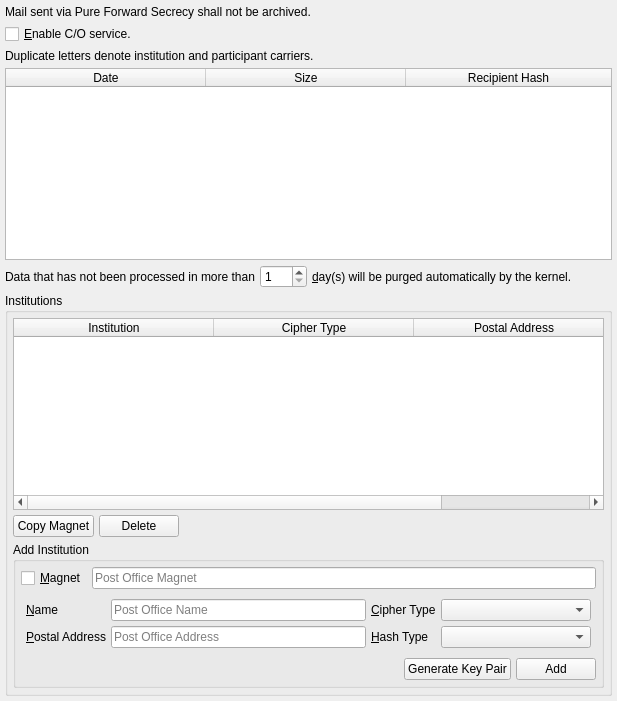
              <widget class="QWidget" name="tab_co">
               <attribute name="title">
                <string>&amp;C/O</string>
               </attribute>
               <layout class="QVBoxLayout" name="verticalLayout_30">
                <property name="spacing">
                 <number>5</number>
                </property>
                <property name="leftMargin">
                 <number>5</number>
                </property>
                <property name="topMargin">
                 <number>5</number>
                </property>
                <property name="rightMargin">
                 <number>5</number>
                </property>
                <property name="bottomMargin">
                 <number>5</number>
                </property>
                <item>
                 <widget class="QLabel" name="label_26">
                  <property name="text">
                   <string>Mail sent via Pure Forward Secrecy shall not be archived.</string>
                  </property>
                 </widget>
                </item>
                <item>
                 <layout class="QHBoxLayout" name="horizontalLayout_19">
                  <property name="spacing">
                   <number>5</number>
                  </property>
                  <item>
                   <widget class="QCheckBox" name="postofficeCheckBox">
                    <property name="sizePolicy">
                     <sizepolicy hsizetype="Minimum" vsizetype="Preferred">
                      <horstretch>0</horstretch>
                      <verstretch>0</verstretch>
                     </sizepolicy>
                    </property>
                    <property name="text">
                     <string>&amp;Enable C/O service.</string>
                    </property>
                   </widget>
                  </item>
                  <item>
                   <spacer name="horizontalSpacer_18">
                    <property name="orientation">
                     <enum>Qt::Horizontal</enum>
                    </property>
                    <property name="sizeHint" stdset="0">
                     <size>
                      <width>40</width>
                      <height>20</height>
                     </size>
                    </property>
                   </spacer>
                  </item>
                 </layout>
                </item>
                <item>
                 <widget class="QLabel" name="label_119">
                  <property name="text">
                   <string>Duplicate letters denote institution and participant carriers.</string>
                  </property>
                 </widget>
                </item>
                <item>
                 <widget class="QTableWidget" name="postoffice">
                  <property name="alternatingRowColors">
                   <bool>true</bool>
                  </property>
                  <property name="selectionMode">
                   <enum>QAbstractItemView::SingleSelection</enum>
                  </property>
                  <property name="selectionBehavior">
                   <enum>QAbstractItemView::SelectRows</enum>
                  </property>
                  <property name="verticalScrollMode">
                   <enum>QAbstractItemView::ScrollPerPixel</enum>
                  </property>
                  <property name="horizontalScrollMode">
                   <enum>QAbstractItemView::ScrollPerPixel</enum>
                  </property>
                  <property name="sortingEnabled">
                   <bool>true</bool>
                  </property>
                  <attribute name="horizontalHeaderDefaultSectionSize">
                   <number>200</number>
                  </attribute>
                  <attribute name="horizontalHeaderStretchLastSection">
                   <bool>true</bool>
                  </attribute>
                  <attribute name="verticalHeaderVisible">
                   <bool>false</bool>
                  </attribute>
                  <column>
                   <property name="text">
                    <string>Date</string>
                   </property>
                  </column>
                  <column>
                   <property name="text">
                    <string>Size</string>
                   </property>
                  </column>
                  <column>
                   <property name="text">
                    <string>Recipient Hash</string>
                   </property>
                  </column>
                 </widget>
                </item>
                <item>
                 <layout class="QHBoxLayout" name="horizontalLayout_37">
                  <property name="spacing">
                   <number>5</number>
                  </property>
                  <item>
                   <widget class="QLabel" name="label_27">
                    <property name="text">
                     <string>Data that has not been processed in more than</string>
                    </property>
                   </widget>
                  </item>
                  <item>
                   <widget class="QSpinBox" name="days">
                    <property name="minimum">
                     <number>1</number>
                    </property>
                    <property name="maximum">
                     <number>366</number>
                    </property>
                   </widget>
                  </item>
                  <item>
                   <widget class="QLabel" name="label_28">
                    <property name="text">
                     <string>&amp;day(s) will be purged automatically by the kernel.</string>
                    </property>
                    <property name="buddy">
                     <cstring>days</cstring>
                    </property>
                   </widget>
                  </item>
                  <item>
                   <spacer name="horizontalSpacer_31">
                    <property name="orientation">
                     <enum>Qt::Horizontal</enum>
                    </property>
                    <property name="sizeHint" stdset="0">
                     <size>
                      <width>40</width>
                      <height>20</height>
                     </size>
                    </property>
                   </spacer>
                  </item>
                 </layout>
                </item>
                <item>
                 <widget class="QGroupBox" name="groupBox_6">
                  <property name="title">
                   <string>Institutions</string>
                  </property>
                  <layout class="QVBoxLayout" name="verticalLayout_50">
                   <property name="spacing">
                    <number>5</number>
                   </property>
                   <property name="leftMargin">
                    <number>5</number>
                   </property>
                   <property name="topMargin">
                    <number>5</number>
                   </property>
                   <property name="rightMargin">
                    <number>5</number>
                   </property>
                   <property name="bottomMargin">
                    <number>5</number>
                   </property>
                   <item>
                    <layout class="QVBoxLayout" name="verticalLayout_51">
                     <property name="spacing">
                      <number>5</number>
                     </property>
                     <item>
                      <widget class="QTableWidget" name="institutions">
                       <property name="alternatingRowColors">
                        <bool>true</bool>
                       </property>
                       <property name="selectionMode">
                        <enum>QAbstractItemView::SingleSelection</enum>
                       </property>
                       <property name="selectionBehavior">
                        <enum>QAbstractItemView::SelectRows</enum>
                       </property>
                       <property name="verticalScrollMode">
                        <enum>QAbstractItemView::ScrollPerPixel</enum>
                       </property>
                       <property name="horizontalScrollMode">
                        <enum>QAbstractItemView::ScrollPerPixel</enum>
                       </property>
                       <property name="sortingEnabled">
                        <bool>true</bool>
                       </property>
                       <attribute name="horizontalHeaderDefaultSectionSize">
                        <number>200</number>
                       </attribute>
                       <attribute name="horizontalHeaderStretchLastSection">
                        <bool>true</bool>
                       </attribute>
                       <attribute name="verticalHeaderVisible">
                        <bool>false</bool>
                       </attribute>
                       <column>
                        <property name="text">
                         <string>Institution</string>
                        </property>
                       </column>
                       <column>
                        <property name="text">
                         <string>Cipher Type</string>
                        </property>
                       </column>
                       <column>
                        <property name="text">
                         <string>Postal Address</string>
                        </property>
                       </column>
                       <column>
                        <property name="text">
                         <string>Hash Type</string>
                        </property>
                       </column>
                      </widget>
                     </item>
                     <item>
                      <layout class="QHBoxLayout" name="horizontalLayout_76">
                       <property name="spacing">
                        <number>5</number>
                       </property>
                       <item>
                        <widget class="QPushButton" name="copyInstitution">
                         <property name="text">
                          <string>Copy Magnet</string>
                         </property>
                        </widget>
                       </item>
                       <item>
                        <widget class="QPushButton" name="deleteInstitution">
                         <property name="text">
                          <string>Delete</string>
                         </property>
                        </widget>
                       </item>
                       <item>
                        <spacer name="horizontalSpacer_62">
                         <property name="orientation">
                          <enum>Qt::Horizontal</enum>
                         </property>
                         <property name="sizeHint" stdset="0">
                          <size>
                           <width>40</width>
                           <height>20</height>
                          </size>
                         </property>
                        </spacer>
                       </item>
                      </layout>
                     </item>
                    </layout>
                   </item>
                   <item>
                    <widget class="QGroupBox" name="groupBox_5">
                     <property name="title">
                      <string>Add Institution</string>
                     </property>
                     <layout class="QVBoxLayout" name="verticalLayout_52">
                      <property name="spacing">
                       <number>5</number>
                      </property>
                      <property name="leftMargin">
                       <number>5</number>
                      </property>
                      <property name="topMargin">
                       <number>5</number>
                      </property>
                      <property name="rightMargin">
                       <number>5</number>
                      </property>
                      <property name="bottomMargin">
                       <number>5</number>
                      </property>
                      <item>
                       <layout class="QHBoxLayout" name="horizontalLayout_77">
                        <property name="spacing">
                         <number>5</number>
                        </property>
                        <item>
                         <widget class="QCheckBox" name="addInstitutionCheckBox">
                          <property name="sizePolicy">
                           <sizepolicy hsizetype="Minimum" vsizetype="Preferred">
                            <horstretch>0</horstretch>
                            <verstretch>0</verstretch>
                           </sizepolicy>
                          </property>
                          <property name="text">
                           <string>&amp;Magnet</string>
                          </property>
                         </widget>
                        </item>
                        <item>
                         <widget class="QLineEdit" name="addInstitutionLineEdit">
                          <property name="placeholderText">
                           <string>Post Office Magnet</string>
                          </property>
                          <property name="clearButtonEnabled">
                           <bool>true</bool>
                          </property>
                         </widget>
                        </item>
                       </layout>
                      </item>
                      <item>
                       <widget class="QFrame" name="institutionFrame">
                        <property name="frameShape">
                         <enum>QFrame::NoFrame</enum>
                        </property>
                        <layout class="QVBoxLayout" name="verticalLayout_53">
                         <property name="spacing">
                          <number>5</number>
                         </property>
                         <property name="leftMargin">
                          <number>5</number>
                         </property>
                         <property name="topMargin">
                          <number>5</number>
                         </property>
                         <property name="rightMargin">
                          <number>5</number>
                         </property>
                         <property name="bottomMargin">
                          <number>5</number>
                         </property>
                         <item>
                          <layout class="QGridLayout" name="gridLayout_8">
                           <property name="spacing">
                            <number>5</number>
                           </property>
                           <item row="1" column="3">
                            <widget class="QComboBox" name="institutionPostalAddressType">
                             <property name="sizeAdjustPolicy">
                              <enum>QComboBox::AdjustToContents</enum>
                             </property>
                             <property name="minimumContentsLength">
                              <number>15</number>
                             </property>
                            </widget>
                           </item>
                           <item row="0" column="0">
                            <widget class="QLabel" name="label_75">
                             <property name="text">
                              <string>&amp;Name</string>
                             </property>
                             <property name="buddy">
                              <cstring>institutionName</cstring>
                             </property>
                            </widget>
                           </item>
                           <item row="0" column="1">
                            <widget class="QLineEdit" name="institutionName">
                             <property name="placeholderText">
                              <string>Post Office Name</string>
                             </property>
                             <property name="clearButtonEnabled">
                              <bool>true</bool>
                             </property>
                            </widget>
                           </item>
                           <item row="1" column="0">
                            <widget class="QLabel" name="label_77">
                             <property name="text">
                              <string>&amp;Postal Address</string>
                             </property>
                             <property name="buddy">
                              <cstring>institutionPostalAddress</cstring>
                             </property>
                            </widget>
                           </item>
                           <item row="1" column="1">
                            <widget class="QLineEdit" name="institutionPostalAddress">
                             <property name="placeholderText">
                              <string>Post Office Address</string>
                             </property>
                             <property name="clearButtonEnabled">
                              <bool>true</bool>
                             </property>
                            </widget>
                           </item>
                           <item row="0" column="3">
                            <widget class="QComboBox" name="institutionNameType">
                             <property name="sizeAdjustPolicy">
                              <enum>QComboBox::AdjustToContents</enum>
                             </property>
                             <property name="minimumContentsLength">
                              <number>15</number>
                             </property>
                            </widget>
                           </item>
                           <item row="0" column="2">
                            <widget class="QLabel" name="label_79">
                             <property name="text">
                              <string>&amp;Cipher Type</string>
                             </property>
                             <property name="buddy">
                              <cstring>institutionNameType</cstring>
                             </property>
                            </widget>
                           </item>
                           <item row="1" column="2">
                            <widget class="QLabel" name="label_80">
                             <property name="text">
                              <string>&amp;Hash Type</string>
                             </property>
                             <property name="buddy">
                              <cstring>institutionPostalAddressType</cstring>
                             </property>
                            </widget>
                           </item>
                          </layout>
                         </item>
                        </layout>
                       </widget>
                      </item>
                      <item>
                       <layout class="QHBoxLayout" name="horizontalLayout_79">
                        <property name="spacing">
                         <number>5</number>
                        </property>
                        <item>
                         <spacer name="horizontalSpacer_58">
                          <property name="orientation">
                           <enum>Qt::Horizontal</enum>
                          </property>
                          <property name="sizeHint" stdset="0">
                           <size>
                            <width>40</width>
                            <height>20</height>
                           </size>
                          </property>
                         </spacer>
                        </item>
                        <item>
                         <widget class="QPushButton" name="generate_institution_key_pair">
                          <property name="text">
                           <string>Generate Key Pair</string>
                          </property>
                         </widget>
                        </item>
                        <item>
                         <widget class="QPushButton" name="addInstitution">
                          <property name="text">
                           <string>Add</string>
                          </property>
                         </widget>
                        </item>
                       </layout>
                      </item>
                     </layout>
                    </widget>
                   </item>
                  </layout>
                 </widget>
                </item>
               </layout>
              </widget>
